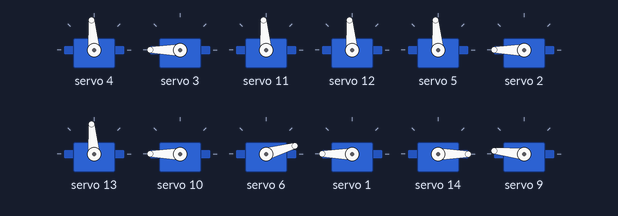
Simulated run of this sketch. Board: Arduino Uno, built with avr-gcc and run on an emulated ATmega328P. Shown: 12 × servo. What the sketch prints to the serial monitor is not drawn.

Above: at 0.05 s.
At 2.05 s:
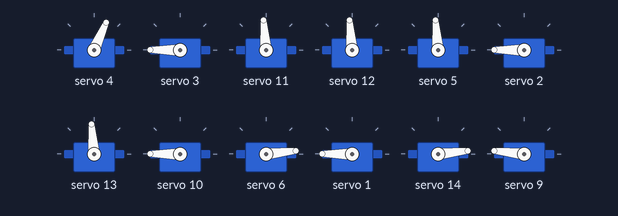
At 3.95 s:
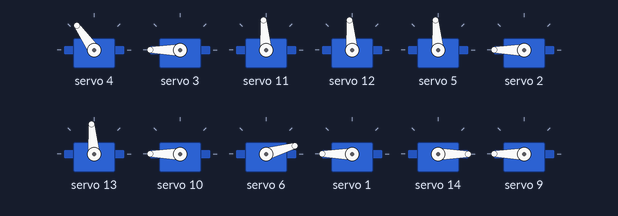
Timing chart, 0 to 9.1 s (numbered marks = the images above):
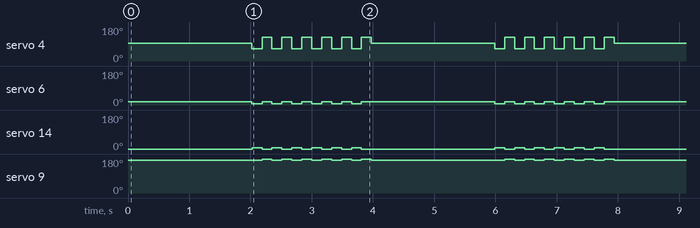

The sketch:

sketch_jul01a.ino
```cpp
#include <Wire.h>                    //16路舵机控制板头文件
#include <Adafruit_PWMServoDriver.h> //16路舵机控制板头文件
#include <IRremote.h>

#define IR_RECIEVER 4 //红外接收头信号线连接Arduino的Pin 4

IRrecv irrecv(IR_RECIEVER);
decode_results results;
Adafruit_PWMServoDriver pwm = Adafruit_PWMServoDriver();//以这种方式调用，它使用默认地址0x40。

#define SERVOMIN  150   //这是“最小”脉冲长度计数（在4096中）
#define SERVOMAX  600   //这是“最大”脉冲长度计数（在4096中）


int bk[45][8]= {
 30, 39,-57,-64,  6, -9, -6,  9,
 28, 49,-58,-56,  7,-11, -7, 11,
 25, 58,-59,-47,  9,-10, -9, 11,
 23, 65,-60,-37, 10, -8,-10,  8,
 20, 66,-61,-34, 12, -6,-12,  6,
 17, 66,-62,-31, 14, -3,-14,  3,
 14, 64,-63,-28, 16,  1,-16, -1,
 12, 61,-63,-27, 18,  5,-18, -5,
  9, 58,-64,-27, 20,  8,-20, -8,
  6, 57,-64,-30, 22,  7,-22, -7,
  3, 55,-64,-32, 25,  6,-25, -6,
  0, 54,-64,-35, 28,  5,-28, -5,
 -3, 52,-64,-37, 31,  4,-32, -4,
 -7, 50,-63,-40, 35,  4,-35, -4,
-10, 48,-64,-42, 38,  3,-38, -3,
-10, 46,-66,-44, 36,  3,-36, -3,
 -9, 44,-69,-46, 32,  3,-32, -3,
 -6, 42,-73,-48, 25,  3,-25, -3,
 -2, 40,-75,-50, 19,  3,-19, -4,
  3, 38,-76,-52, 14,  4,-14, -4,
 15, 35,-74,-53,  4,  5, -4, -5,
 26, 33,-71,-55, -3,  5,  3, -5,
 37, 30,-65,-57, -8,  6,  8, -6,
 47, 28,-58,-58,-11,  7, 11, -7,
 56, 25,-49,-59,-11,  9, 11, -9,
 64, 23,-39,-60, -9, 10,  9,-10,
 66, 20,-35,-61, -7, 12,  7,-12,
 66, 17,-31,-62, -4, 14,  4,-14,
 65, 14,-29,-63,  0, 16,  0,-16,
 62, 12,-27,-63,  4, 18, -5,-18,
 59,  9,-27,-64,  7, 20, -7,-20,
 57,  6,-29,-64,  7, 22, -7,-22,
 56,  3,-32,-64,  6, 25, -6,-25,
 54,  0,-34,-64,  5, 28, -5,-28,
 52, -3,-37,-64,  4, 31, -4,-32,
 51, -7,-39,-63,  4, 35, -4,-35,
 49,-10,-41,-64,  3, 38, -3,-38,
 47,-10,-43,-66,  3, 36, -3,-36,
 45, -9,-46,-69,  3, 32, -3,-32,
 43, -6,-48,-73,  3, 25, -3,-25,
 40, -2,-49,-75,  3, 19, -4,-19,
 38,  3,-51,-76,  4, 14, -4,-14,
 36, 15,-53,-74,  5,  4, -5, -4,
 33, 26,-55,-71,  5, -3, -5,  3,
 31, 37,-56,-65,  6, -8, -6,  8,
};

int shualai[3][16]={
  0,0,0,0,0,0,0,0,-80,-80,80,80,80,80,-80,-80,
  -30,-30,0,0,0,0,0,0,-90,-80,90,80,60,80,-60,-80,
  30,-30,0,0,0,0,0,0,-80,-90,80,90,80,60,-80,-60
};

byte pins[] = {4, 3, 11, 12,
               5, 2, 13, 10,
               6, 1, 14, 9,
               7, 0, 15, 8
              };

int8_t rotationDirections[] = {1, -1, 1, 1,
                               1, -1, 1, -1,
                               1, -1, -1, 1,
                               -1, 1, 1, -1
                              };

int S2P(int angle){
  float p=0.0;
  p=2.5*angle+150;
  return int(p);
}

byte translateIR() //将红外遥控器的键值信号转换为字符串命令（基于收到的红外键值动作）
//describing Remote IR codes.
{
  switch (results.value) {
    case 0xFFA25D:                        return (1);        //后退
    case 0xFFFFFFFF: return (0); //Serial.println(" REPEAT");
    //当遥控器实际键值与程序不匹配时，输出实际键值，用于修改程序
    default: {
        Serial.println(results.value, HEX);
      }
      return (0);
  }
  //delay(100); // Do not get immediate repeat //no need because the main loop is slow
  // The control could be organized in another way, such as:
  // forward/backward to change the gaits corresponding to different speeds.
}


void setup() {
  // put your setup code here, to run once:
   Serial.begin(57600);
   Serial.println("16 channel Servo test!");
   irrecv.enableIRIn();
   pwm.begin();
   pwm.setPWMFreq(60);  //设置频率60Hz  可用50Hz 40-1000//测试对电机的速度没有影响
}
byte cmd=0;
void loop() {
  // put your main code here, to run repeatedly:


  for(int i=0;i<16;i++)
  {
    pwm.setPWM(pins[i],0,S2P(shualai[0][i]+90*rotationDirections[i]));
  }
  delay(2000);
  for(int j=0;j<6;j++)
{
      for(int i=0;i<16;i++)
      {
        pwm.setPWM(pins[i],0,S2P(shualai[1][i]+90*rotationDirections[i]));
      }
      delay(150);
      for(int i=0;i<16;i++)
      {
        pwm.setPWM(pins[i],0,S2P(shualai[2][i]+90*rotationDirections[i]));
      }
      delay(150);
}


}
```

Measured:
- by itself, servo 4: repeats every 4.0 s: 5 × (125° 0.16 s, 66° 0.16 s), 125° 0.16 s, 95° 2.0 s, 66° 0.16 s
- by itself, servo 6: repeats every 4.0 s: 5 × (16° 0.16 s, 6° 0.16 s), 16° 2.2 s, 6° 0.16 s
- by itself, servo 14: repeats every 4.0 s: 5 × (0° 0.16 s, 6° 0.16 s), 0° 2.2 s, 6° 0.16 s
- by itself, servo 9: repeats every 4.0 s: 5 × (174° 0.16 s, 180° 0.16 s), 174° 2.2 s, 180° 0.16 s
